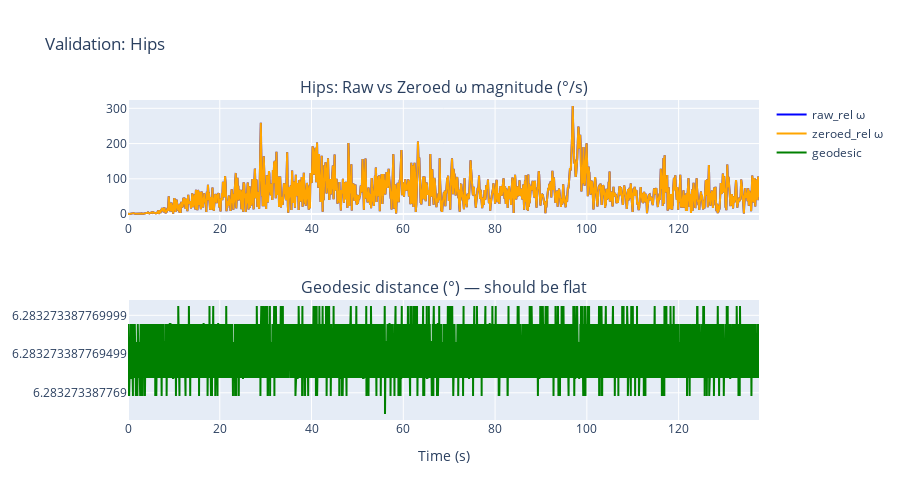

The cell this chart's notebook holds for it:
### Code cell
# Comparison: Raw vs Zeroed omega magnitude; Geodesic distance over time (one joint)
rep_joint = next((j for j in kinematics_map if f"{j}__raw_rel_omega_x" in result), list(kinematics_map.keys())[0])
mag_raw = np.linalg.norm(np.column_stack([result[f"{rep_joint}__raw_rel_omega_x"], result[f"{rep_joint}__raw_rel_omega_y"], result[f"{rep_joint}__raw_rel_omega_z"]]), axis=1)
mag_zeroed = np.linalg.norm(np.column_stack([result[f"{rep_joint}__zeroed_rel_omega_x"], result[f"{rep_joint}__zeroed_rel_omega_y"], result[f"{rep_joint}__zeroed_rel_omega_z"]]), axis=1)
q_raw = np.column_stack([result[f"{rep_joint}__raw_rel_qx"], result[f"{rep_joint}__raw_rel_qy"], result[f"{rep_joint}__raw_rel_qz"], result[f"{rep_joint}__raw_rel_qw"]])
q_zeroed = np.column_stack([result[f"{rep_joint}__zeroed_rel_qx"], result[f"{rep_joint}__zeroed_rel_qy"], result[f"{rep_joint}__zeroed_rel_qz"], result[f"{rep_joint}__zeroed_rel_qw"]])
geodesic_deg = np.degrees(2 * np.arccos(np.clip(np.abs((q_raw * q_zeroed).sum(axis=1)), 0, 1)))

fig_comp = make_subplots(rows=2, cols=1, subplot_titles=(f'{rep_joint}: Raw vs Zeroed ω magnitude (°/s)', 'Geodesic distance (°) — should be flat'))
fig_comp.add_trace(go.Scatter(x=t_axis, y=mag_raw, name='raw_rel ω', line=dict(color='blue')), row=1, col=1)
fig_comp.add_trace(go.Scatter(x=t_axis, y=mag_zeroed, name='zeroed_rel ω', line=dict(color='orange')), row=1, col=1)
fig_comp.add_trace(go.Scatter(x=t_axis, y=geodesic_deg, name='geodesic', line=dict(color='green')), row=2, col=1)
fig_comp.update_layout(height=500, title_text=f'Validation: {rep_joint}')
fig_comp.update_xaxes(title_text='Time (s)', row=2, col=1)
fig_comp.show()

### Figure 1 — Plotly figure (JSON) as saved in the notebook; plotly's stock layout.template omitted (floating-point values rounded to 4 significant figures; data arrays with more than 128 entries replaced by an {"elided": "..."} marker saying what was removed)
{"data": [{"line": {"color": "blue"}, "name": "raw_rel ω", "type": "scatter", "x": {"elided": "16503 float values"}, "xaxis": "x", "y": {"elided": "16503 float values"}, "yaxis": "y"}, {"line": {"color": "orange"}, "name": "zeroed_rel ω", "type": "scatter", "x": {"elided": "16503 float values"}, "xaxis": "x", "y": {"elided": "16503 float values"}, "yaxis": "y"}, {"line": {"color": "green"}, "name": "geodesic", "type": "scatter", "x": {"elided": "16503 float values"}, "xaxis": "x2", "y": {"elided": "16503 float values"}, "yaxis": "y2"}], "layout": {"annotations": [{"font": {"size": 16}, "showarrow": false, "text": "Hips: Raw vs Zeroed ω magnitude (°/s)", "x": 0.5, "xanchor": "center", "xref": "paper", "y": 1, "yanchor": "bottom", "yref": "paper"}, {"font": {"size": 16}, "showarrow": false, "text": "Geodesic distance (°) — should be flat", "x": 0.5, "xanchor": "center", "xref": "paper", "y": 0.375, "yanchor": "bottom", "yref": "paper"}], "height": 500, "title": {"text": "Validation: Hips"}, "xaxis": {"anchor": "y", "domain": [0, 1]}, "xaxis2": {"anchor": "y2", "domain": [0, 1], "title": {"text": "Time (s)"}}, "yaxis": {"anchor": "x", "domain": [0.625, 1]}, "yaxis2": {"anchor": "x2", "domain": [0, 0.375]}}}
